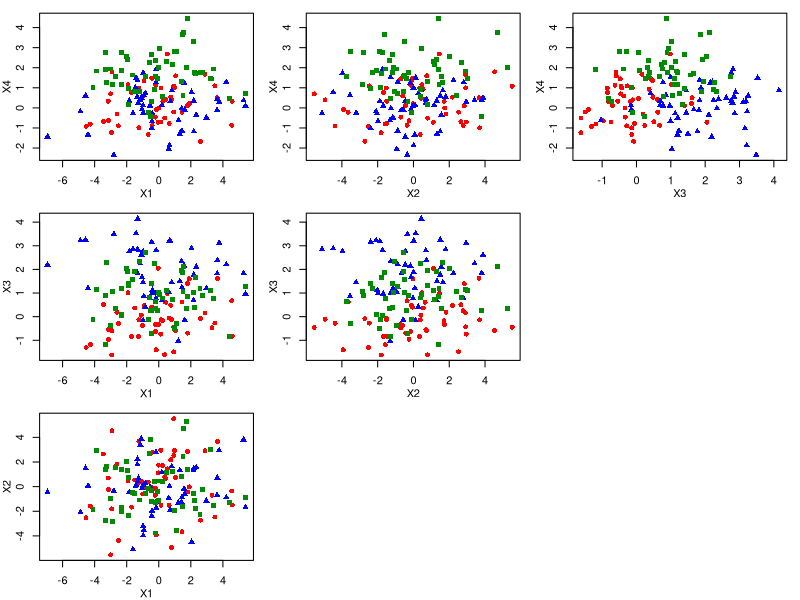
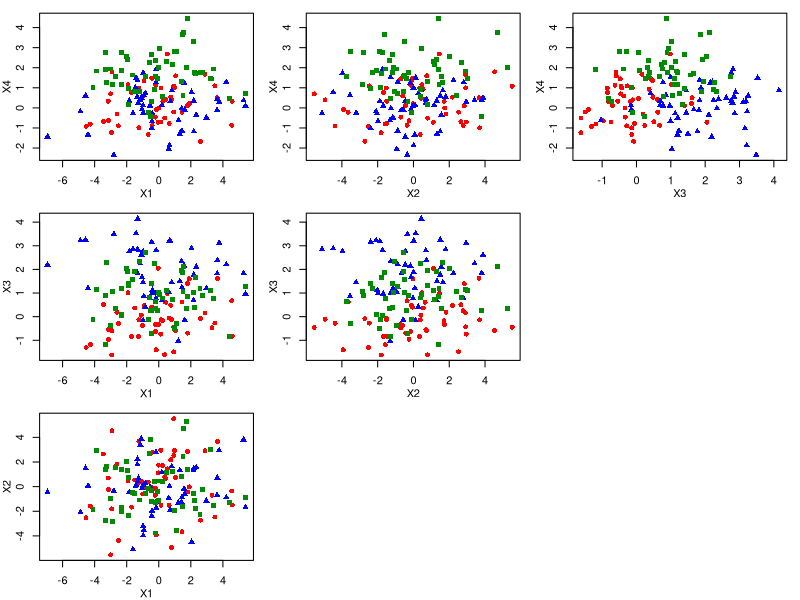
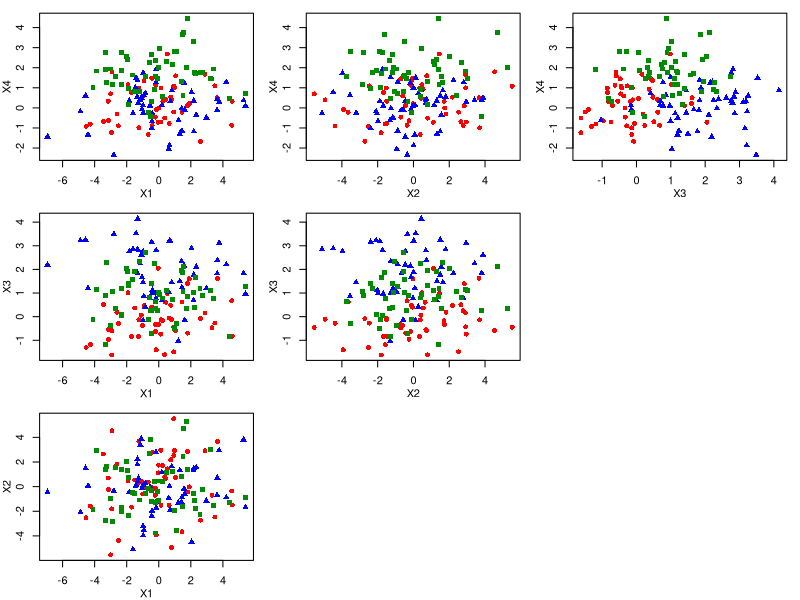

Here is the R script that generated these plots, in order:
pdf("figures/Fig_S6.pdf", width = 6.5, height = 6.5)

par(mfrow = c(3, 3), mar = c(3,3,1,1), mgp = c(2,1,0))

for(r in 1:3){
  data_app <- read.csv('result/Multiclass/sim4d-data.csv')
  y_app <- as.numeric(as.matrix(read.csv('result/Multiclass/sim4d-Y.csv')))
  
  plot(data_app$X1, data_app$X4,
       xlab = "X1", ylab = "X4", 
       pch = c(16,17,15)[y_app], col = c('red', 'blue', 'green4')[y_app])
  plot(data_app$X2, data_app$X4,
       xlab = "X2", ylab = "X4", 
       pch = c(16,17,15)[y_app], col = c('red', 'blue', 'green4')[y_app])
  plot(data_app$X3, data_app$X4,
       xlab = "X3", ylab = "X4", 
       pch = c(16,17,15)[y_app], col = c('red', 'blue', 'green4')[y_app])
  
  plot(data_app$X1, data_app$X3,
       xlab = "X1", ylab = "X3",
       pch = c(16,17,15)[y_app], col = c('red', 'blue', 'green4')[y_app])
  plot(data_app$X2, data_app$X3,
       xlab = "X2", ylab = "X3",
       pch = c(16,17,15)[y_app], col = c('red', 'blue', 'green4')[y_app])
  plot.new()
  
  plot(data_app$X1, data_app$X2,
       xlab = "X1", ylab = "X2",
       pch = c(16,17,15)[y_app], col = c('red', 'blue', 'green4')[y_app])
  plot.new()
  plot.new()
}

dev.off()